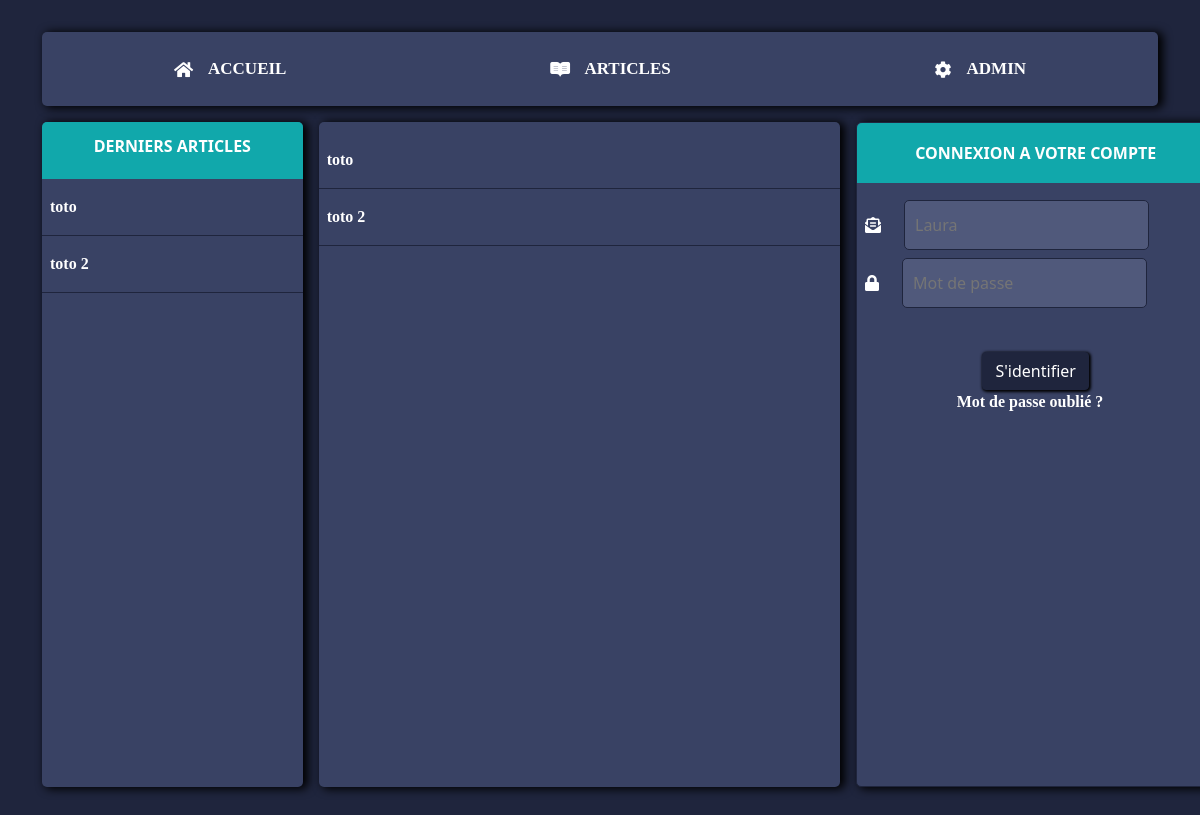
The page /?action=articles on the database as committed earlier.
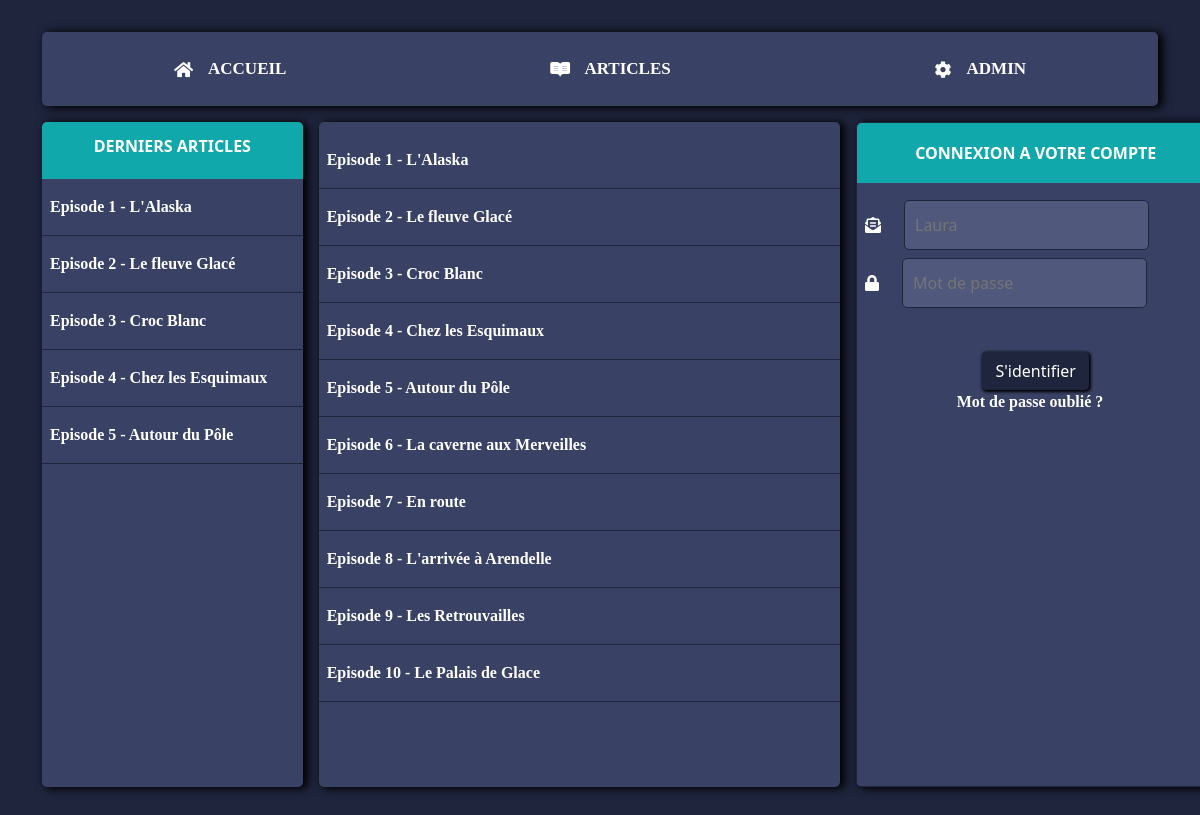
The same page on the database as committed later.
### tables this page shows
CREATE TABLE `article` (
  `id` int(11) NOT NULL,
  `title` varchar(255) NOT NULL,
  `content` text NOT NULL,
  `picture` varchar(255) NOT NULL,
  `published_date` datetime NOT NULL,
  `user_id` int(11) NOT NULL
);

### controller/FrontendController.php (called while the page is built, shortened)
<?php
require_once('./model/Article.php');
function articles(){
    $article = new Article();
    $articles = $article->getArticles();
    require_once('./view/articles.php');
}

### model/Db.php (called while the page is built, shortened)
<?php
class Db {
    public function __construct(){
        $env = parse_ini_file(__DIR__ . '/../.env');
                $this->db = new PDO('mysql:dbname=' . $env['db_name'] . ';host=' . $env['db_host'], $env['db_user'], $env['db_password']);
    }
}

### model/Article.php (called while the page is built, shortened)
<?php
require_once('Db.php');
class Article extends Db {
    public function getArticles(){
        $query = $this->db->prepare('SELECT * FROM article');
        $query->execute([]);
        return $query->fetchAll();
    }
}

### view/articles.php (the view, shortened to what this page needs)
<!DOCTYPE html>
<html lang="en">
<head>
    <link href="https://cdn.jsdelivr.net/npm/bootstrap@5.0.0-beta1/dist/css/bootstrap.min.css" rel="stylesheet">
    <link rel="stylesheet" href="https://cdnjs.cloudflare.com/ajax/libs/font-awesome/5.13.1/css/all.min.css" />
    <link rel="stylesheet" href="assets/css/style.css" />
</head>
    <body>
<div class="main-container">
 <?php include_once('header.php'); ?>
<div class="middle-container container d-flex flex-wrap flex-md-nowrap">
<div class="block w-25 me-3">
        <div class="text-center block-title">
            <h2>Derniers articles</h2>
        </div>
        <ul class="ps-0 articles-list">
            <?php
                $i = 0;
                foreach($articles as $article){
                    if($i >= 5)
                        break;
                    ?>
                    <li>
                        <a class="d-block py-3 px-2" href="?action=article&article_id=<?= $article['id'] ?>">
                            <?= $article['title'] ?>
                        </a>
                    </li>
            <?php
                $i++;
         } ?>
        </ul>
    </div>
    <div class="block w-50 me-3">
        <ul class="ps-0 articles-list">
            <?php
                foreach($articles as $article){ ?>
                    <li>
                        <a class="d-block py-3 px-2" href="?action=article&article_id=<?= $article['id'] ?>">
                            <?= $article['title'] ?>
                        </a>
                    </li>
            <?php } ?>
        </ul>
    </div>
    <div class="right-container">
        <section>
            <aside>
            <form action="?action=login" method="POST">
                    <div class="account_block">
                        <h2 class="titular">CONNEXION A VOTRE COMPTE</h2>
                        <div class="formulaire d-flex mb-2 pe-2">
                            <div class="px-2 d-flex align-items-center">
                                <i class="fas fa-envelope-open-text"></i>
                            </div>
                                <input type="text" placeholder="Laura" class="email text-input" name="login">
                        </div>
                        <div class="formulaire d-flex pe-2 mb-2">
                            <div class="px-2 d-flex align-items-center">
                                <i class="fas fa-lock"></i>
                            </div>
                                <input type="password" placeholder="Mot de passe" class="password text-input" name="password">
                        </div>
                    <div class="d-flex justify-content-center" >
                        <button type="submit" class="sign-in btn btn-outline-success">S'identifier</a>
                    </div>
            <div class="mp_oublie">
                    <p class="scnd-font-color text-center"><a href="?">Mot de passe oublié ?</a></p>
                </form>
            </aside>
</div>
</div>
    </body>
</html>

### index.php (shortened to what this page needs)
<?php
require_once('./controller/FrontendController.php');
if(!isset( $_GET['action'])){
    home();
}
else if($_GET['action'] == 'articles'){
    articles();
}

### view/header.php
<header class="container">
    <nav class="menu">
        <ul class="block d-flex flex-wrap flex-md-nowrap p-0 justify-content-around">
            <li><a href="?" class="d-flex align-items-center"><i class="fas fa-home"></i>Accueil</a></li>
            <li><a href="?action=articles" class="d-flex align-items-center"><i class="fab fa-readme"></i>Articles</a></li>
            <li><a href="?action=admin_home" class="d-flex align-items-center"><i class="fas fa-cog"></i>Admin</a></li>
        </ul>
    </nav>
</header>

### assets/css/style.css (style rules this page uses)
* { -webkit-box-sizing: border-box; }
body { background: #1f253d; }
nav ul { list-style-type: none; display: flex; }
nav a { text-decoration: none; display: block; line-height: 74px; font-size: 17px; float: left; padding-right: 10px; padding-left: 10px; }
nav.menu { text-transform: uppercase; transition: background-color .5s ease-in; font-family: 'serif'; }
nav.menu ul { padding-top: 0; }
.fas, .fab, .far { font-weight: 882; margin-right: 15px; color: white; }
a { font-weight: bold; font-family: Time New Roman; display: flex; justify-content: center; }
p { width: 94%; font-weight: normal; }
h2 { font-size: 17px; font-weight: bold; font-size: 16px; }
.titular { background-color: #11a8ab; }
h2, p, a, span { color: #fff; text-decoration: none; }
.scnd-font-color { color: #9099b7; margin-left: 5px; }
ul { list-style-type: none; }
.formulaire { position: relative; }
input[type="text"], input[type="password"] { width: auto !important; height: 50px; padding-left: 10px; background: #50597b; color: #fff; border: solid 1px #1f253d; border-radius: 5px; }
.titular { display: block; line-height: 60px; margin: 0; margin-bottom: 17px; text-align: center; border-top-left-radius: 5px; border-top-right-radius: 5px; }
.btn-outline-success { color: white; border-color: #1f253d; background-color: #1f253d; box-shadow: black 1px 1px 3px 1px; -webkit-transition: all .3s linear; margin-top: 10%; }
.account_block { padding-bottom: 118%; background: #394264; color: #fff; border: solid 1px #1f253d; border-radius: 5px; box-shadow: 4px 1px 10px 1px black; width: 119%; }
.block { background: #394264; border-radius: 5px; padding-top: 10px; box-shadow: 4px 1px 10px 1px black; }
.main-container { width: 96%; height: 1725px; margin: 2em 2%; }
.container { margin-bottom: 15px; }
.block-title { background: #11A8AB; margin-top: -10px; border-radius: 5px 5px 0 0; padding: 15px 0; font-weight: bolder; }
.block-title h2 { font-weight: bold; text-transform: uppercase; }
.articles-list li { border-bottom: 1px solid #1F253D; }
.articles-list li a { transition: background-color .5s ease-in; }

Rows that differ between the two databases and show on the page:
removed article: title "toto"
removed article: title "toto 2"
added article: title "Episode 1 - L'Alaska"
added article: title "Episode 2 - Le fleuve Glacé"
added article: title "Episode 3 - Croc Blanc"
added article: title "Episode 4 - Chez les Esquimaux"
added article: title "Episode 5 - Autour du Pôle"
added article: title "Episode 6 - La caverne aux Merveilles"
added article: title "Episode 7 - En route"
added article: title "Episode 8 - L'arrivée à Arendelle"
added article: title "Episode 9 - Les Retrouvailles"
added article: title "Episode 10 - Le Palais de Glace"
